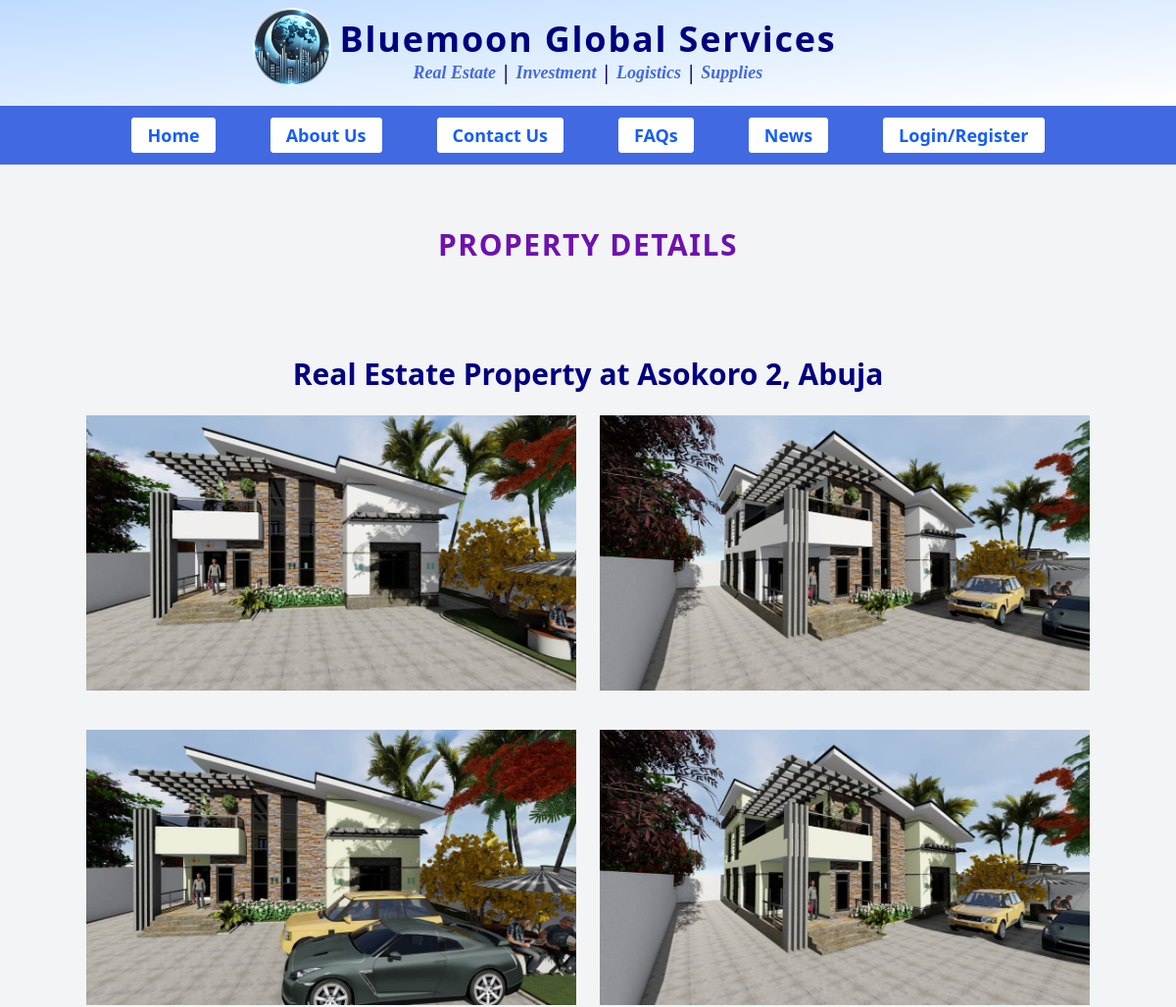
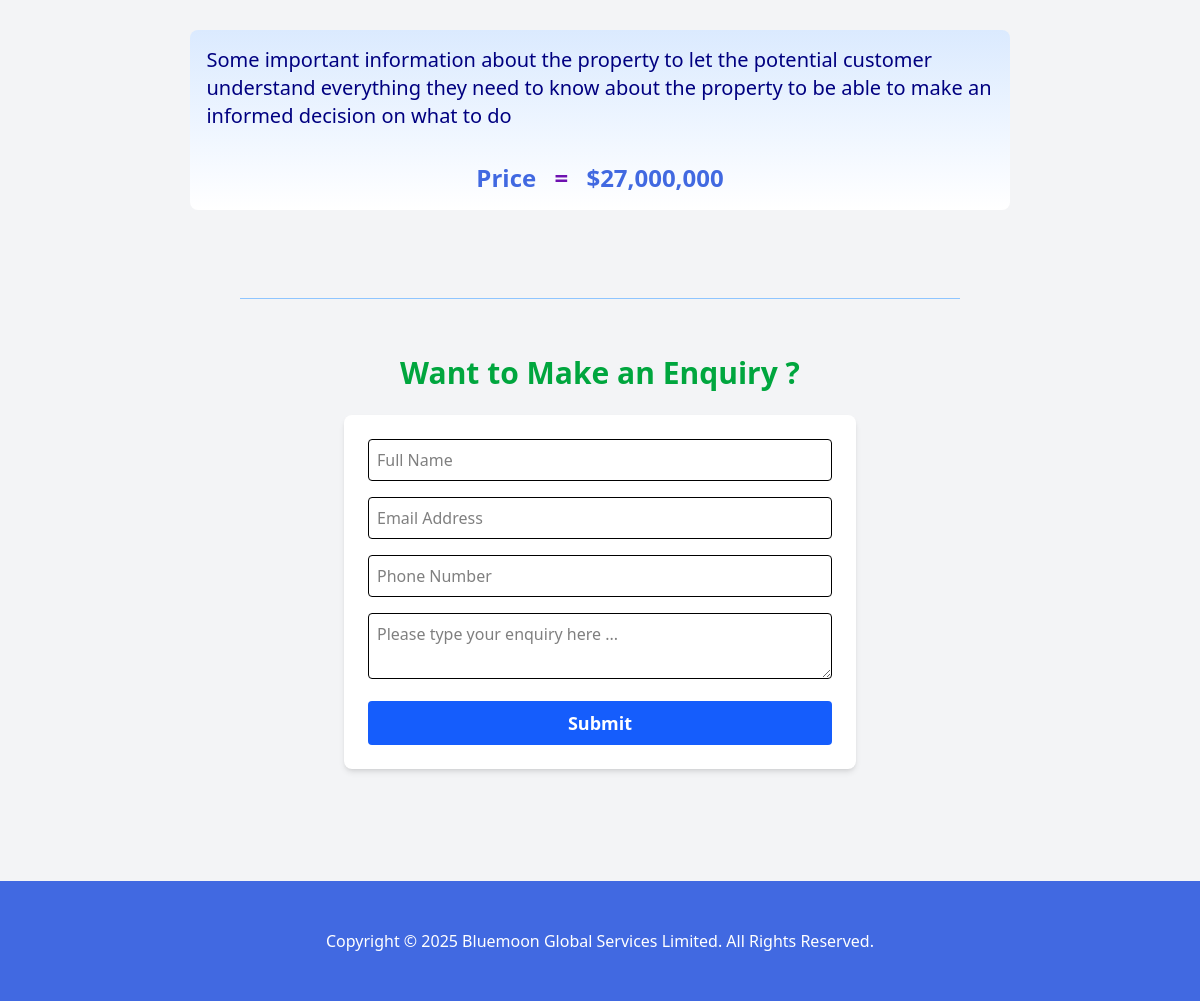
/property-details/3, run on the app's committed database (2 pictures, top to bottom).
### bmg/models.py (models this page shows)
class Property(models.Model):
    PROPERTY_CATEGORY_CHOICES = {
       'APARTMENT':'Apartment',
       'LAND':'Land',
    }
    PROPERTY_STATUS_CHOICES = {
       'FOR_SALE': 'For Sale',
       'FOR_RENT': 'For Rent',
    }
    title = models.CharField(max_length=255)
    details = RichTextField()
    price = models.DecimalField(max_digits=12, decimal_places=2)
    created_at = models.DateTimeField(auto_now_add=True)
    last_modified_at = models.DateTimeField(auto_now=True)
    is_available = models.BooleanField(default=True)
    category = models.CharField(max_length=50, choices=PROPERTY_CATEGORY_CHOICES, default='APARTMENT')
    status = models.CharField(max_length=50, choices=PROPERTY_STATUS_CHOICES, default='FOR_SALE')
    added_by = models.ForeignKey(CustomUser, on_delete=models.SET_NULL, null=True, blank=True)
    def __str__(self):
      return self.title
    class Meta:
        ordering = ["-last_modified_at"]
        verbose_name = "Property"
        verbose_name_plural = "Properties"

class PropertyImage(models.Model):
    property = models.ForeignKey(Property, on_delete=models.CASCADE, related_name='images')
    image = models.ImageField(upload_to='property_images/')
    def __str__(self):
      return f"Image for {self.property.title}"

### bmg/views.py (the view)
# urls.py: path("property-details/<int:pk>", views.property_details, name="prop-details"),
def property_details(request, pk):
    property = Property.objects.get(pk=pk)
    print(property)
    return render(request, "prop_details.html", {'property':property})

### theme/templates/prop_details.html (shortened to what this page needs)
{% extends 'base2.html' %}
{% load static %}
{% block content %}
    <div class="">
        <p class="page-head-title">PROPERTY DETAILS</p>
    </div>
    <section class="container mx-auto py-8">
        <div>
            <p class="text-center font-black text-navy text-2xl md:text-3xl pb-4">{{ property.title}}</p>
        </div>
        <div class="grid md:grid-cols-2 gap-x-6 gap-y-10 py-2">
            {% for property_img in property.images.all %}
            <div class="rounded-md">
                <img src="{{ property_img.image.url}}" class=" w-full h-full object-cover " alt="{{ property_img }}" >
            </div>
            {% endfor %}
        </div>
        <div class="p-4 rounded-lg bg-gradient-to-b from-blue-100 to-white md:w-4/5 mx-auto mt-4 md:mt-6">
            <div class="whitespace-pre-line text-lg md:text-xl text-navy ">{{property.details|safe}}</div>
            <div class="pt-8 font-black"><p class="text-xl md:text-2xl text-center"><span class="text-royal">Price</span> <span class="text-purple-800 inline-block mx-3">=</span> <span class="text-royal">${{property.price|floatformat:"-3g"}}</span></p></div>
        </div>
    </section>
{% endblock content %}

### data on the page
Property: title "Real Estate Property at Asokoro 2, Abuja", details "Some important information about the property to let the potential customer understand everything they need to know about the property to be able to make an informed decision on what to do", price "27,000,000"
PropertyImage: image (picture)
PropertyImage: image (picture)
PropertyImage: image (picture)
PropertyImage: image (picture)
